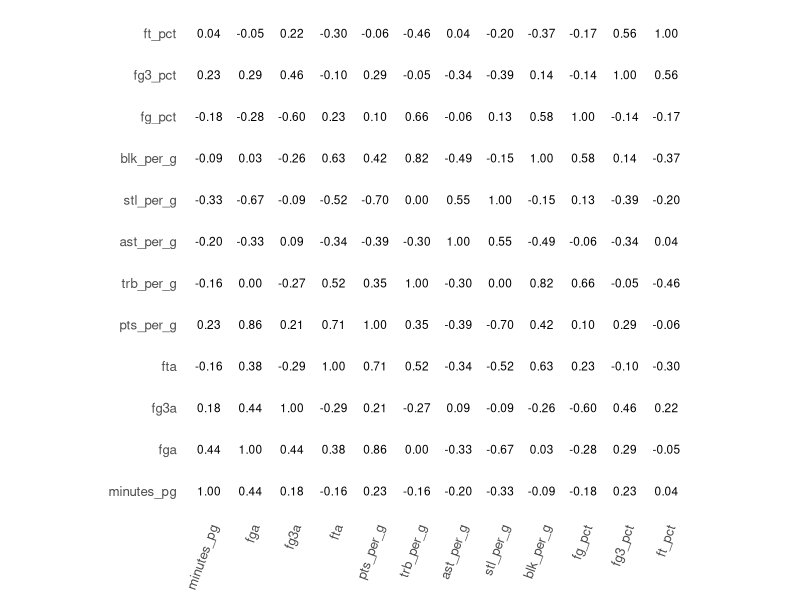

Generate this figure with R:
## ---- chunk 1
library(tidyverse)
library(reshape2)
library(RColorBrewer)
## ---- chunk 2

df <- read_csv("all_nba_2022.csv")

df_numeric <- df %>% select(minutes_pg,
  fga,
  fg3a,
  fta,
  pts_per_g,
  trb_per_g,
  ast_per_g,
  stl_per_g,
  blk_per_g,
  fg_pct,
  fg3_pct,
  ft_pct
)
## ---- chunk 3
corr_mat <- cor(df_numeric, use = "pairwise.complete.obs")

corr_df <- melt(corr_mat)

my_colors <- colorRampPalette(c("#d73027", "#fee08b", "#1a9850"))(100)


## ---- chunk 4
ggplot(corr_df, aes(Var1, Var2, fill = value)) +
  scale_fill_gradientn(colours = my_colors, limits = c(-1,1)) +
  geom_text(aes(label = sprintf("%.2f", value)), size = 3) +
  theme_minimal(base_size = 12) + theme(
    axis.text.x = element_text(angle = 70, hjust = 1),
    axis.title = element_blank(),
    panel.grid = element_blank()
  ) +
  coord_fixed()
